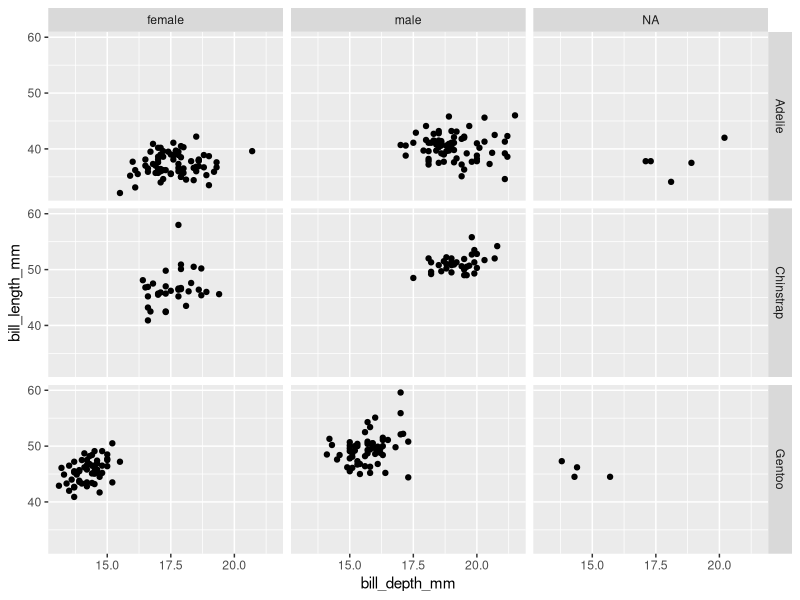
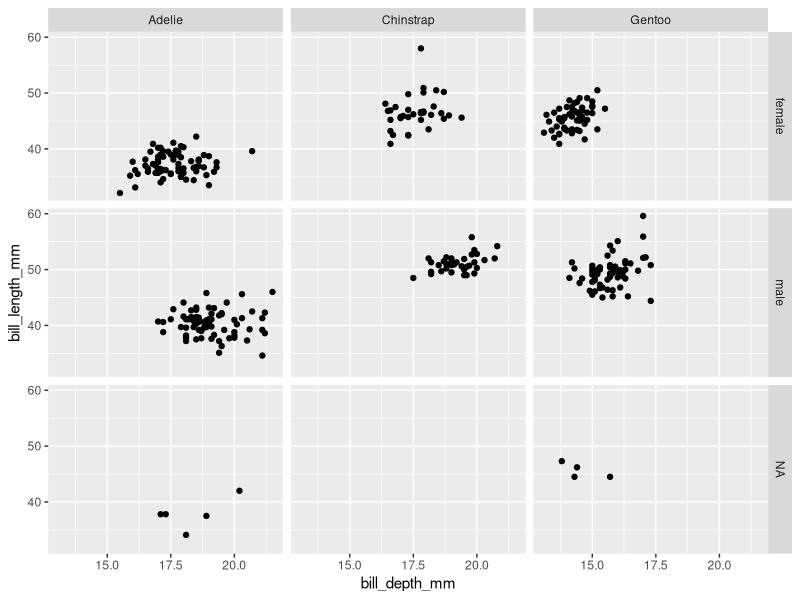
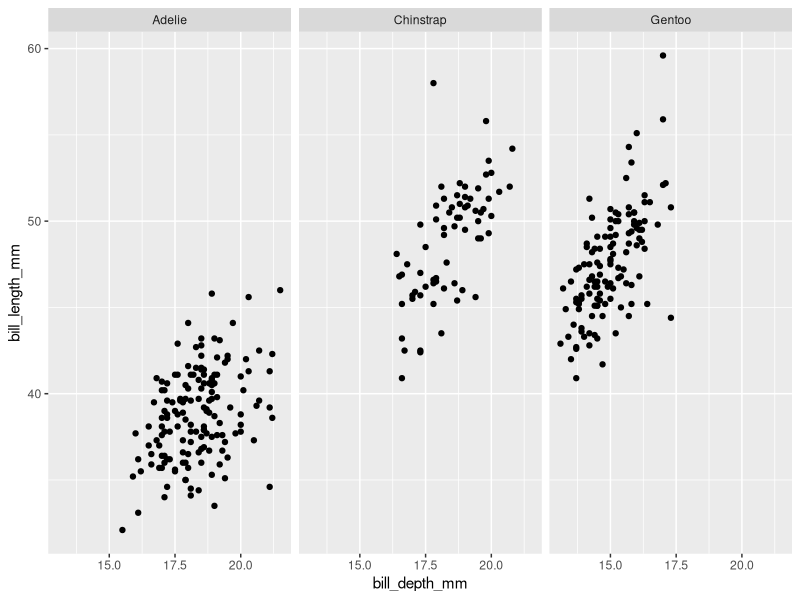
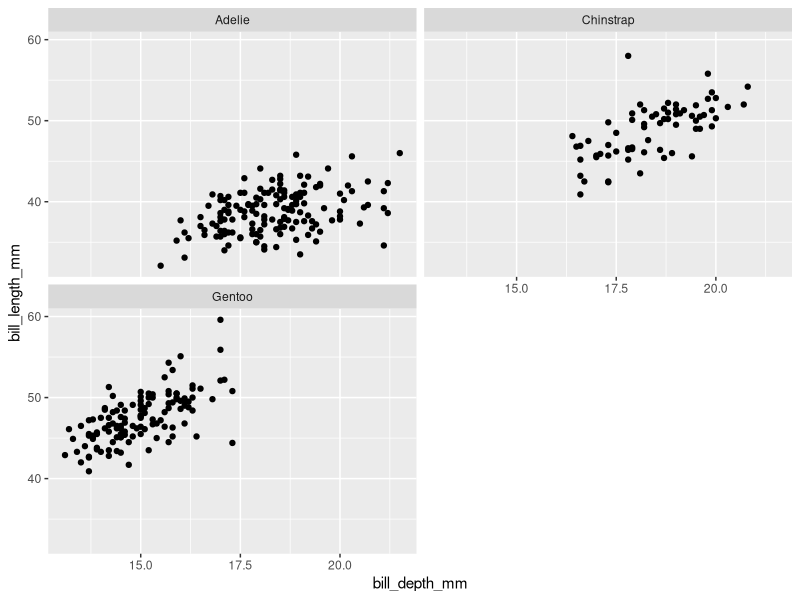

Recreate these plots in R, in order.
## ---- chunk 1

library(palmerpenguins)
library(ggplot2)

## ---- chunk 2

ggplot(data = penguins, 
       mapping = aes(x = bill_depth_mm, 
                     y = bill_length_mm)) + 
  geom_point() +
  facet_grid(species ~ sex)

## ---- chunk 3

ggplot(data = penguins, 
       mapping = aes(x = bill_depth_mm, 
                     y = bill_length_mm)) + 
  geom_point() +
  facet_grid(sex ~ species)

## ---- chunk 4

ggplot(data = penguins, 
       mapping = aes(x = bill_depth_mm, 
                     y = bill_length_mm)) + 
  geom_point() +
  facet_wrap(~ species)

## ---- chunk 5

ggplot(data = penguins, 
       mapping = aes(x = bill_depth_mm, 
                     y = bill_length_mm)) + 
  geom_point() +
  facet_wrap(~ species, ncol = 2)

